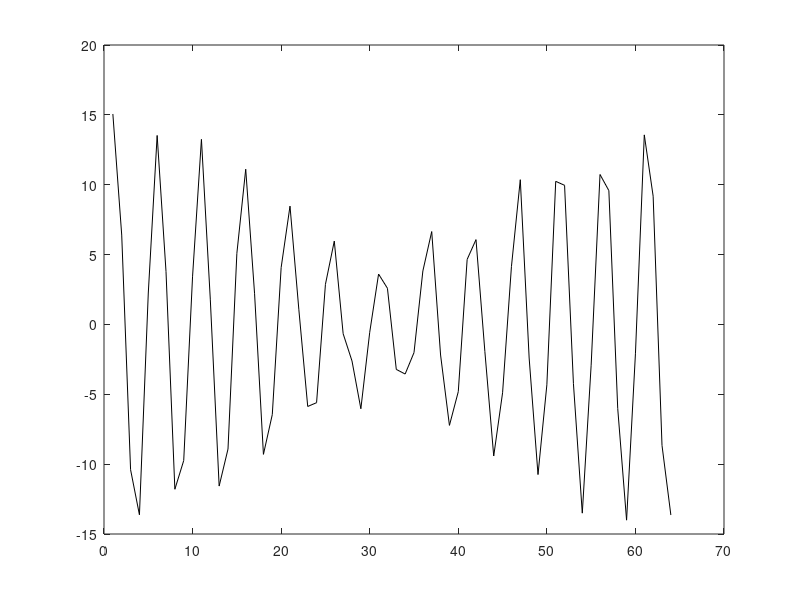

Write MATLAB code to recreate this figure. (Note: this script raises an error after producing the figure.)
%%%%%%%%%%%%%%%%%  EE603 SPECTRAL ESTIMATION  %%%%%%%%%%%%%%%%%%

% TakeHome Exam 
% Problem 2-17  Zero Padding Effects on Periodogram Estimators
close all;
clear all;
N=64;
phi1=0;
phi2=0;

% White Gaussian Noise with variance 1
e=randn(N,1);

% Generation of the sequence
for (n=1:N)
  y(n)=10*sin(0.2*2*pi*n+phi1)+5*sin((0.2+1/N)*2*pi*n)+e(n);
end

figure;
plot(y,'k');
TITLE('The sequence under concern for N=64');

% The original spectrum of the sequence
PSD_orig=ones(1,640);

for i=1:640
    freq(i)=(i-1)/640;
end

PSD_orig(640*0.4)=50*pi;
PSD_orig(640*(0.4+2/N))=12.5*pi;

figure;
plot(freq,PSD_orig,'k');
TITLE('The original PSD of the sequence for positive freq');
XLABEL('x pi');
YLABEL('True PSD');

periodogram_salim(y,N,0);
periodogram_salim(y,N,1);
periodogram_salim(y,N,3);
periodogram_salim(y,N,5);
periodogram_salim(y,N,7);